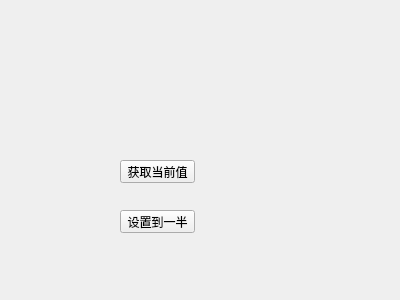
<?xml version="1.0" encoding="UTF-8"?>
<ui version="4.0">
 <class>Widget</class>
 <widget class="QWidget" name="Widget">
  <property name="geometry">
   <rect>
    <x>0</x>
    <y>0</y>
    <width>400</width>
    <height>300</height>
   </rect>
  </property>
  <property name="windowTitle">
   <string>Widget</string>
  </property>
  <widget class="smallWidger" name="widget" native="true">
   <property name="geometry">
    <rect>
     <x>50</x>
     <y>30</y>
     <width>221</width>
     <height>41</height>
    </rect>
   </property>
  </widget>
  <widget class="QPushButton" name="btn_Get">
   <property name="geometry">
    <rect>
     <x>120</x>
     <y>160</y>
     <width>75</width>
     <height>23</height>
    </rect>
   </property>
   <property name="text">
    <string>获取当前值</string>
   </property>
  </widget>
  <widget class="QPushButton" name="btn_Set">
   <property name="geometry">
    <rect>
     <x>120</x>
     <y>210</y>
     <width>75</width>
     <height>23</height>
    </rect>
   </property>
   <property name="text">
    <string>设置到一半</string>
   </property>
  </widget>
 </widget>
 <layoutdefault spacing="6" margin="11"/>
 <customwidgets>
  <customwidget>
   <class>smallWidger</class>
   <extends>QWidget</extends>
   <header location="global">smallwidger.h</header>
   <container>1</container>
  </customwidget>
 </customwidgets>
 <resources/>
 <connections/>
</ui>
